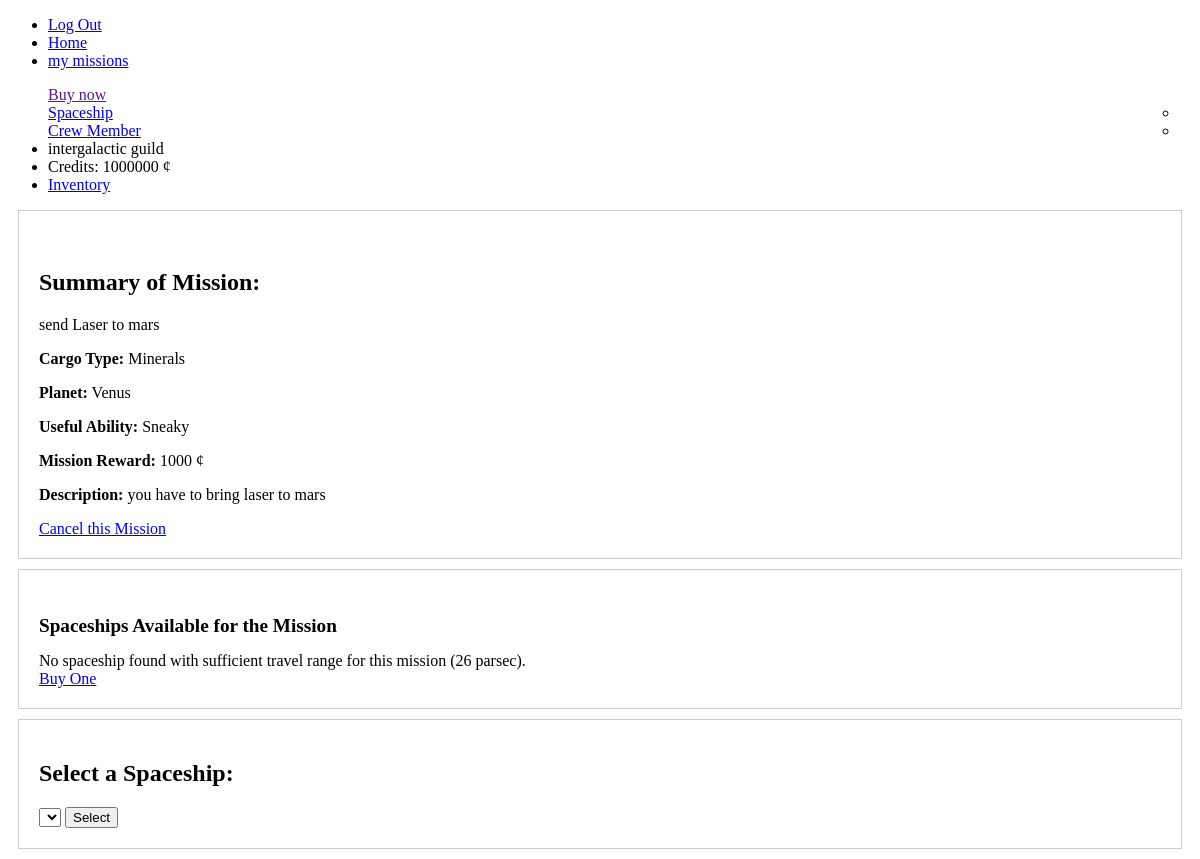
The page /choose_spaceship.php?id_mission=1 (signed in) on the database its author committed.
### tables this page shows
CREATE TABLE merchant (
    id_merchant INT NOT NULL AUTO_INCREMENT PRIMARY KEY,
    login VARCHAR(30),
    password VARCHAR(30),
    first_name VARCHAR(20),
    last_name VARCHAR(20),
    intergalactic_credits INT
);

CREATE TABLE mission (
    id_mission INT NOT NULL AUTO_INCREMENT PRIMARY KEY,
    name TEXT,
    id_cargo_type INT,
    id_planet INT,
    id_ability INT,
    id_merchant INT,
    reward INT,
    description TEXT,
    done INT DEFAULT 0,
    FOREIGN KEY (id_cargo_type) REFERENCES cargo_type(id_cargo_type),
    FOREIGN KEY (id_planet) REFERENCES planet(id_planet),
    FOREIGN KEY (id_ability) REFERENCES ability(id_ability),
    FOREIGN KEY (id_merchant) REFERENCES merchant(id_merchant)
);

CREATE TABLE cargo_type (
    id_cargo_type INT NOT NULL AUTO_INCREMENT PRIMARY KEY,
    type VARCHAR(30),
    price_by_ton INT
);

CREATE TABLE planet (
    id_planet INT NOT NULL AUTO_INCREMENT PRIMARY KEY,
    name VARCHAR(25),
    distance_from_earth INT
);

CREATE TABLE ability (
    id_ability INT NOT NULL AUTO_INCREMENT PRIMARY KEY,
    name VARCHAR(25),
    description TEXT
);

### choose_spaceship.php (the view, shortened to what this page needs)
<!DOCTYPE html>
<html>
<head>
    <link rel="stylesheet" href="https://cdn.jsdelivr.net/npm/@picocss/pico@1/css/pico.min.css">
</head>
<body>
<?php
include('header.php');
?>
<main class="container">
    <article class="grid">
        <div class="col-4">
            <br>
            <?php
            if (isset($_GET['id_mission'])) {
                $id_mission = $_GET['id_mission'];
                $query = $db->prepare("SELECT mission.name, cargo_type.type, planet.name, ability.name, reward, mission.description
                                        FROM mission
                                        JOIN cargo_type ON mission.id_cargo_type = cargo_type.id_cargo_type
                                        JOIN planet ON mission.id_planet = planet.id_planet
                                        JOIN ability ON mission.id_ability = ability.id_ability
                                        WHERE id_mission = :id_mission");
                $query->bindParam(':id_mission', $id_mission, PDO::PARAM_INT);
                $query->execute();
                $mission = $query->fetch();
                if ($mission != false) {
                    echo "<h1>Summary of Mission:</h1>";
                    echo "<p>" . $mission[0] . "</p>";
                    echo "<p><strong>Cargo Type:</strong> " . $mission[1] . "</p>";
                    echo "<p><strong>Planet:</strong> " . $mission[2] . "</p>";
                    echo "<p><strong>Useful Ability:</strong> " . $mission[3] . "</p>";
                    echo "<p><strong>Mission Reward:</strong> " . $mission[4] . " ¢</p>";
                    echo "<p><strong>Description:</strong> " . $mission[5] . "</p>";
                    echo "<a href='home.php' role='button' class='btn secondary'>Cancel this Mission</a>";
                } else {
                    echo "Mission not found.";
                }
            } else {
                echo "Mission ID not provided.";
            }
            ?>
        </div>
        <div class="col-4">
            <?php
            if (isset($_SESSION['id_merchant']) && isset($_GET['id_mission'])) {
                $spaceMerchantId = $_SESSION['id_merchant'];
                $missionId = $_GET['id_mission'];
                $missionRangeQuery = $db->prepare("SELECT p.distance_from_earth
        FROM mission m
        INNER JOIN planet p ON m.id_planet = p.id_planet
        WHERE m.id_mission = :mission_id");
                $missionRangeQuery->bindParam(':mission_id', $missionId, PDO::PARAM_INT);
                $missionRangeQuery->execute();
                $missionRange = $missionRangeQuery->fetchColumn();
                $spaceshipsQuery = $db->prepare("SELECT DISTINCT s.name, s.crew_capacity, s.cargo_capacity_ton, s.max_travel_range_parsec
        FROM spaceship s
        INNER JOIN merchant_spaceship ms ON s.id_spaceship = ms.id_spaceship
        INNER JOIN merchant m ON m.id_merchant = ms.id_merchant
        WHERE m.id_merchant = :id_merchant
        AND s.max_travel_range_parsec >= :mission_range");
                $spaceshipsQuery->bindParam(':id_merchant', $spaceMerchantId, PDO::PARAM_INT);
                $spaceshipsQuery->bindParam(':mission_range', $missionRange, PDO::PARAM_INT);
                $spaceshipsQuery->execute();
                $spaceships = $spaceshipsQuery->fetchAll();
                echo "<h4>Spaceships Available for the Mission</h4>";
                if (!empty($spaceships)) {
                    echo "<ul>";
                    foreach ($spaceships as $spacecraft) {
                        echo "<li><details>";
                        echo "<summary>{$spacecraft['name']}</summary>";
                        echo "<ul>";
                        echo "<li><strong>Crew Capacity:</strong> {$spacecraft['crew_capacity']}</li>";
                        echo "<li><strong>Cargo Capacity:</strong> {$spacecraft['cargo_capacity_ton']} kg</li>";
                        echo "<li><strong>Maximum Travel Range in Parsecs:</strong> {$spacecraft['max_travel_range_parsec']}</li>";
                        echo "</ul>";
                        echo "</details></li>";
                    }
                    echo "</ul>";
                    echo "<a href='spaceship.php' role='button' class='btn secondary'>Buy New Spaceship</a>";
                } else {
                    echo "No spaceship found with sufficient travel range for this mission ($missionRange parsec).";
                    echo "<br>";
                    echo "<a href='spaceship.php' role='button' class='btn primary'>Buy One</a>";
                }
            } else {
                echo "You must be logged in to view spaceship data.";
            }
            ?>
        </div>
        <div class="col-4">
            <form method="post" action="choose_crew_members.php" onsubmit="return validateSpaceshipSelection();">
                <h1><label for="selected_spaceship">Select a Spaceship:</label></h1>
                <select name="selected_spaceship" id="selected_spaceship">
                </select>
                <input type="submit" value="Select">
            </form>
        </div>
    </article>
</main>
</body>
</html>

### header.php (shortened to what this page needs)
<?php
$id_merchant = $_SESSION['id_merchant'];
$db = new PDO("mysql:host=localhost; dbname=space_merchant; charset=utf8", "sa", "rasta");
$req = $db->prepare("SELECT first_name, last_name, intergalactic_credits, id_merchant FROM merchant WHERE id_merchant = :id_merchant");
$req->bindParam(':id_merchant', $id_merchant, PDO::PARAM_STR);
$req->execute();
$data = $req->fetch();
$first_name = $data[0];
$last_name = $data[1];
$intergalactic_credits = $data[2];
?>
<nav>
    <ul>
        <li><a href="connect_to_account.php" role="btn" class="btn secondary">Log Out</a></li>
        <li><a href="home.php" role="btn" class="btn secondary">Home</a></li>
        <li><a href="my_missions.php" role="btn" class="btn secondary">my missions</a></li>
    </ul>
    <ul><li role="list" dir="rtl">
            <a href="" aria-haspopup="listbox">Buy now</a>
            <ul role="listbox">
                <li><a href="spaceship.php">Spaceship</a></li>
                <li><a href="recruit_crew.php">Crew Member</a></li>
            </ul>
        </li>
        <li><?php echo $first_name, " ", $last_name; ?></li>
        <li><?php echo "Credits: $intergalactic_credits ¢"; ?></li>
        <li><a href="inventory.php?id_merchant=<?php echo $id_merchant; ?>" role="btn" class="btn secondary">Inventory</a></li>
    </ul>
</nav>

### choose_spaceship.php (style rules this page uses)
.col-4 { border: 1px solid #ccc; padding: 20px; margin: 10px; }
.col-4 h4 { font-size: 1.2rem; margin-bottom: 15px; }

### rows shown on the page
merchant: first_name "intergalactic", last_name "guild", intergalactic_credits "1000000"
mission: name "send Laser to mars", id_cargo_type.type "Minerals", id_planet.name "Venus", id_ability.name "Sneaky", reward "1000", description "you have to bring laser to mars"
planet: distance_from_earth "26"
